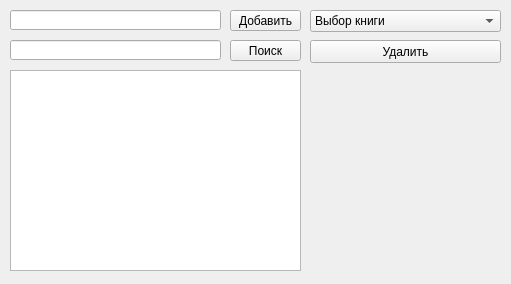
<?xml version="1.0" encoding="UTF-8"?>
<ui version="4.0">
 <class>Widget</class>
 <widget class="QWidget" name="Widget">
  <property name="geometry">
   <rect>
    <x>0</x>
    <y>0</y>
    <width>511</width>
    <height>284</height>
   </rect>
  </property>
  <property name="sizePolicy">
   <sizepolicy hsizetype="Preferred" vsizetype="Preferred">
    <horstretch>0</horstretch>
    <verstretch>0</verstretch>
   </sizepolicy>
  </property>
  <property name="contextMenuPolicy">
   <enum>Qt::CustomContextMenu</enum>
  </property>
  <property name="windowTitle">
   <string>Widget</string>
  </property>
  <widget class="QListWidget" name="listWidget">
   <property name="geometry">
    <rect>
     <x>10</x>
     <y>70</y>
     <width>291</width>
     <height>201</height>
    </rect>
   </property>
  </widget>
  <widget class="QComboBox" name="comboBox">
   <property name="geometry">
    <rect>
     <x>310</x>
     <y>10</y>
     <width>191</width>
     <height>22</height>
    </rect>
   </property>
   <property name="insertPolicy">
    <enum>QComboBox::InsertAtCurrent</enum>
   </property>
   <item>
    <property name="text">
     <string>Выбор книги</string>
    </property>
   </item>
  </widget>
  <widget class="QPushButton" name="pushButton">
   <property name="geometry">
    <rect>
     <x>230</x>
     <y>10</y>
     <width>71</width>
     <height>21</height>
    </rect>
   </property>
   <property name="acceptDrops">
    <bool>false</bool>
   </property>
   <property name="layoutDirection">
    <enum>Qt::LeftToRight</enum>
   </property>
   <property name="text">
    <string>Добавить</string>
   </property>
  </widget>
  <widget class="QPushButton" name="pushButton_2">
   <property name="geometry">
    <rect>
     <x>310</x>
     <y>40</y>
     <width>191</width>
     <height>23</height>
    </rect>
   </property>
   <property name="text">
    <string>Удалить</string>
   </property>
  </widget>
  <widget class="QPushButton" name="pushButton_4">
   <property name="geometry">
    <rect>
     <x>230</x>
     <y>40</y>
     <width>71</width>
     <height>21</height>
    </rect>
   </property>
   <property name="text">
    <string>Поиск</string>
   </property>
  </widget>
  <widget class="QLineEdit" name="lineEdit">
   <property name="geometry">
    <rect>
     <x>10</x>
     <y>40</y>
     <width>211</width>
     <height>20</height>
    </rect>
   </property>
  </widget>
  <widget class="QLineEdit" name="lineEdit_2">
   <property name="geometry">
    <rect>
     <x>10</x>
     <y>10</y>
     <width>211</width>
     <height>20</height>
    </rect>
   </property>
  </widget>
 </widget>
 <resources/>
 <connections/>
</ui>
